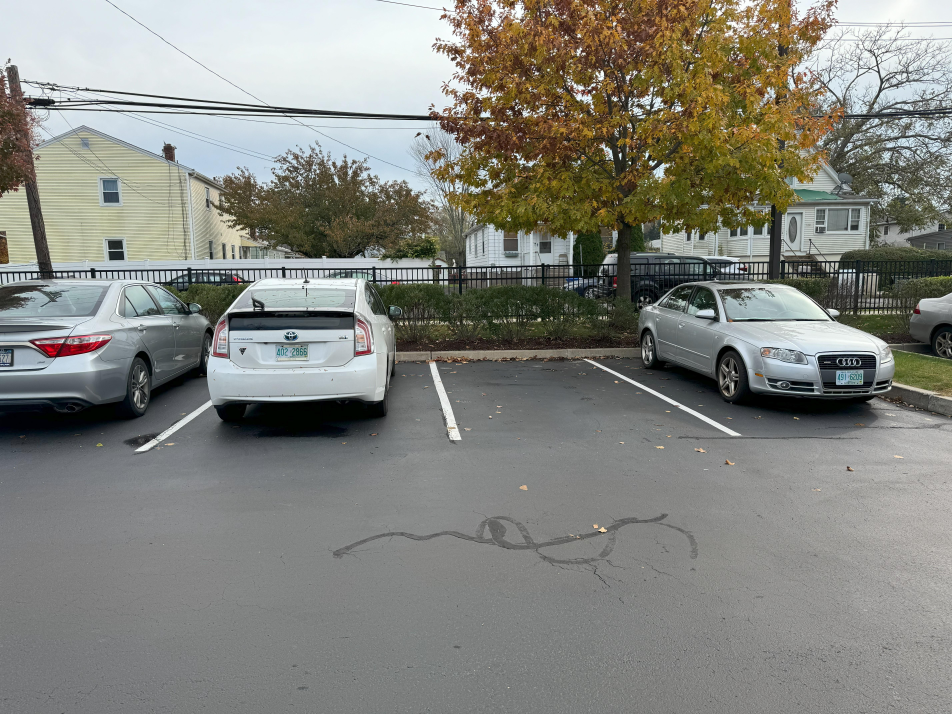
#> input picture data/pklot/pkLot-1/test/images/pk89_jpeg.rf.bc2bffb1118dd815d4dd45d3de6b2f09.jpg, 5712 x 4284 px (shown at 1/6 size)
$ python -i parking_line_detector.py   (imports and definitions only)
#> lines starting #> are read from the running program, lines starting #| are printed output that depends on the picture; after the words box and inside, x2 and y2 are one past the last pixel; in counts of white or black regions, pixels touching at a corner belong together
"""Park çizgisi (boyalı şerit) tespiti ve ızgara çıkarımı.

Çizgili otoparklarda zemindeki boyalı şeritlerden park ızgarasını çıkarır.
En iyi kuş bakışı (IPM sonrası) görüntüde çalışır: perspektif kalktığında
şeritler düz ve eksen-hizalı olur, Hough ile kolay bulunur.

Adaptif kullanım: has_lines() ile çizgi olup olmadığına bakılır.
  - Çizgi varsa → build_slots() ızgara hücrelerini döndürür (çizgi-tabanlı).
  - Çizgi yoksa (yol kenarı vb.) → çağıran mevcut geometri yöntemine düşer.

Saf OpenCV (Canny + HoughLinesP); ek bağımlılık/patent gerektirmez.
"""

from __future__ import annotations

import cv2
import numpy as np


class ParkingLineDetector:
    def __init__(self, canny_lo: int = 60, canny_hi: int = 180,
                 hough_thresh: int = 50, min_line_frac: float = 0.12,
                 max_gap: int = 25, white_thresh: int = 170,
                 cluster_tol_frac: float = 0.025, angle_tol_deg: float = 22.0,
                 use_color: bool = True, white_v_min: int = 165,
                 white_s_max: int = 70, yellow_h: tuple = (18, 38)):
        self.canny_lo = canny_lo
        self.canny_hi = canny_hi
        self.hough_thresh = hough_thresh
        self.min_line_frac = min_line_frac
        self.max_gap = max_gap
        self.white_thresh = white_thresh
        self.cluster_tol_frac = cluster_tol_frac
        self.angle_tol_deg = angle_tol_deg
        # Renk segmentasyonu: boyalı şeritler beyaz veya sarıdır.
        self.use_color = use_color
        self.white_v_min = white_v_min   # beyaz: yüksek parlaklık
        self.white_s_max = white_s_max   # beyaz: düşük doygunluk
        self.yellow_h = yellow_h         # sarı ton aralığı (HSV H)

    # ── Boyalı şerit renk maskesi ────────────────────────────────────────────
    def _color_line_mask(self, img: np.ndarray) -> np.ndarray:
        """Beyaz ve sarı boyalı şeritleri HSV'de vurgula.

        Asfalt dokusu kenar üretip Canny'yi yanıltabilir; renk maskesi gerçek
        boya işaretlerini hedefler → çizgi tespiti çok daha sağlam olur.
        """
        hsv = cv2.cvtColor(img, cv2.COLOR_BGR2HSV)
        white = cv2.inRange(hsv, (0, 0, self.white_v_min),
                            (180, self.white_s_max, 255))
        yellow = cv2.inRange(hsv, (self.yellow_h[0], 60, 80),
                             (self.yellow_h[1], 255, 255))
        return cv2.bitwise_or(white, yellow)

    # ── Kenar/çizgi maskesi ──────────────────────────────────────────────────
    def _edge_mask(self, img: np.ndarray) -> np.ndarray:
        gray = cv2.cvtColor(img, cv2.COLOR_BGR2GRAY) if img.ndim == 3 else img
        # Boyalı şeritler asfalttan açıktır: gri eşik + Canny kenarları
        _, white = cv2.threshold(gray, self.white_thresh, 255, cv2.THRESH_BINARY)
        edges = cv2.Canny(gray, self.canny_lo, self.canny_hi)
        mask = cv2.bitwise_or(white, edges)
        # Renkli giriş varsa beyaz/sarı boya maskesini de ekle
        if self.use_color and img.ndim == 3:
            mask = cv2.bitwise_or(mask, self._color_line_mask(img))
        return mask

    # ── Ham segmentler ───────────────────────────────────────────────────────
    def detect_segments(self, img: np.ndarray, mask: np.ndarray | None = None):
        """HoughLinesP ile çizgi segmentleri. Döner: [(x1,y1,x2,y2), ...]."""
        h, w = img.shape[:2]
        if mask is None:
            mask = self._edge_mask(img)
        min_len = int(self.min_line_frac * max(h, w))
        lines = cv2.HoughLinesP(mask, 1, np.pi / 180, self.hough_thresh,
                                minLineLength=min_len, maxLineGap=self.max_gap)
        if lines is None:
            return []
        return [tuple(int(v) for v in l[0]) for l in lines]

    @staticmethod
    def _angle_deg(seg) -> float:
        x1, y1, x2, y2 = seg
        return abs(np.degrees(np.arctan2(y2 - y1, x2 - x1)))

    def _split_orientation(self, segments):
        """Segmentleri dikey ve yatay olarak ayır (BEV'de slot bölücüler dikey)."""
        verticals, horizontals = [], []
        for s in segments:
            a = self._angle_deg(s)
            if abs(a - 90) <= self.angle_tol_deg:
                verticals.append(s)
            elif a <= self.angle_tol_deg or abs(a - 180) <= self.angle_tol_deg:
                horizontals.append(s)
        return verticals, horizontals

    @staticmethod
    def _cluster_positions(values, tol: float):
        """1B konumları tol içinde kümele, küme merkezlerini döndür (sıralı)."""
        if not values:
            return []
        vals = sorted(values)
        clusters = [[vals[0]]]
        for v in vals[1:]:
            if v - clusters[-1][-1] <= tol:
                clusters[-1].append(v)
            else:
                clusters.append([v])
        return [float(np.mean(c)) for c in clusters]

    @staticmethod
    def _refine_position(pos: float, profile: np.ndarray, window: float) -> float:
        """Konumu, ±window penceresindeki yoğunluk profilinin ağırlık merkezine
        snap et (alt-piksel hassasiyet). Boş pencerede konum değişmez."""
        lo = max(0, int(round(pos - window)))
        hi = min(len(profile), int(round(pos + window)) + 1)
        if hi - lo < 1:
            return pos
        seg = profile[lo:hi]
        s = float(seg.sum())
        if s <= 0:
            return pos
        idx = np.arange(lo, hi, dtype=np.float64)
        return float((idx * seg).sum() / s)

    # ── Izgara çizgileri ─────────────────────────────────────────────────────
    def grid_lines(self, img: np.ndarray, refine: bool = True):
        h, w = img.shape[:2]
        max_w = 640
        if w > max_w:
            scale = max_w / float(w)
            nh = int(h * scale)
            nw = max_w
            img_small = cv2.resize(img, (nw, nh), interpolation=cv2.INTER_LINEAR)
            xs_small, ys_small = self._grid_lines_raw(img_small, refine)
            return [x / scale for x in xs_small], [y / scale for y in ys_small]
        return self._grid_lines_raw(img, refine)

    def _grid_lines_raw(self, img: np.ndarray, refine: bool = True):
        h, w = img.shape[:2]
        tol = self.cluster_tol_frac * max(h, w)
        mask = self._edge_mask(img)
        verticals, horizontals = self._split_orientation(
            self.detect_segments(img, mask=mask))
        xs = self._cluster_positions(
            [(s[0] + s[2]) / 2 for s in verticals], tol)
        ys = self._cluster_positions(
            [(s[1] + s[3]) / 2 for s in horizontals], tol)
        if refine and (xs or ys):
            binm = (mask > 0)
            col_profile = binm.sum(axis=0).astype(np.float64)  # x ekseni
            row_profile = binm.sum(axis=1).astype(np.float64)  # y ekseni
            xs = [self._refine_position(x, col_profile, tol) for x in xs]
            ys = [self._refine_position(y, row_profile, tol) for y in ys]
        return xs, ys

    # [84 lines left out: functions has_lines, build_slots_from_positions, build_slots, filter_by_size_consistency, classify_slots, not called in this run]

>>> import cv2
>>> picture = cv2.imread('../../data/pklot/pkLot-1/test/images/pk89_jpeg.rf.bc2bffb1118dd815d4dd45d3de6b2f09.jpg')
#> picture is the input picture: shape (4284, 5712, 3); mean B, G, R 125.7, 132.1, 131.3
>>> result = ParkingLineDetector().grid_lines(picture)
#> in _edge_mask, `gray = cv2.cvtColor(img, cv2.COLOR_BGR2GRAY) if img.ndim == 3 else img`:
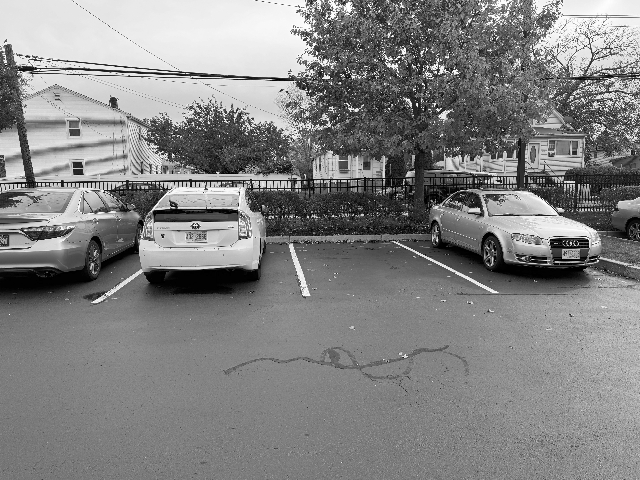
#> gray: shape (480, 640); min 0, max 255, mean 131
#> in _edge_mask, `_, white = cv2.threshold(gray, self.white_thresh, 255, cv2.THRESH_BINA..`:
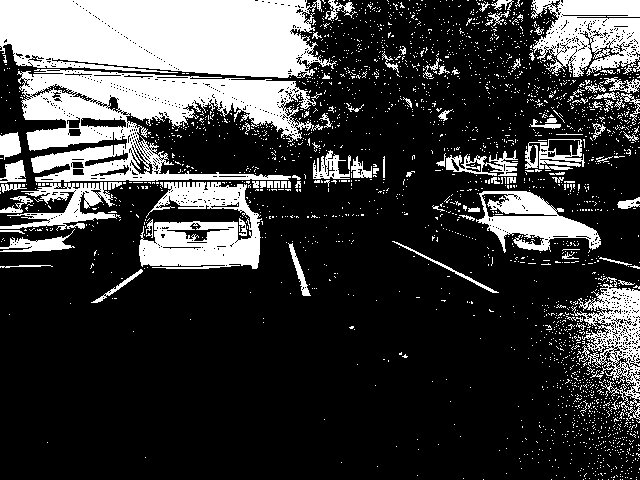
#> white: shape (480, 640); 24.1% white; 2438 white regions (2346 under 20 px), largest, box (x1, y1, x2, y2) and area: (0, 0, 337, 78) 21539, (17, 69, 323, 182) 16899, (139, 182, 262, 269) 6526
#> in _edge_mask, `edges = cv2.Canny(gray, self.canny_lo, self.canny_hi)`:
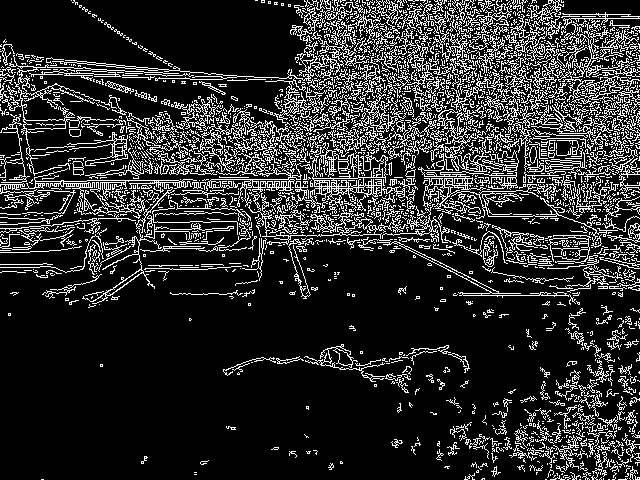
#> edges: shape (480, 640); 17.5% white in thin lines or dots
#> in _edge_mask, `mask = cv2.bitwise_or(white, edges)`: mask: shape (480, 640); 37.2% white; 1406 white regions (1168 under 20 px), largest, box (x1, y1, x2, y2) and area: (0, 0, 407, 304) 59991, (476, 0, 640, 173) 12743, (382, 109, 640, 270) 8477
#> in _color_line_mask, `hsv = cv2.cvtColor(img, cv2.COLOR_BGR2HSV)`: hsv: shape (480, 640, 3); mean H, S, V 61, 41.3, 136.3
#> in _color_line_mask, `white = cv2.inRange(hsv, (0, 0, self.white_v_min), (180, self.white_s_..`:
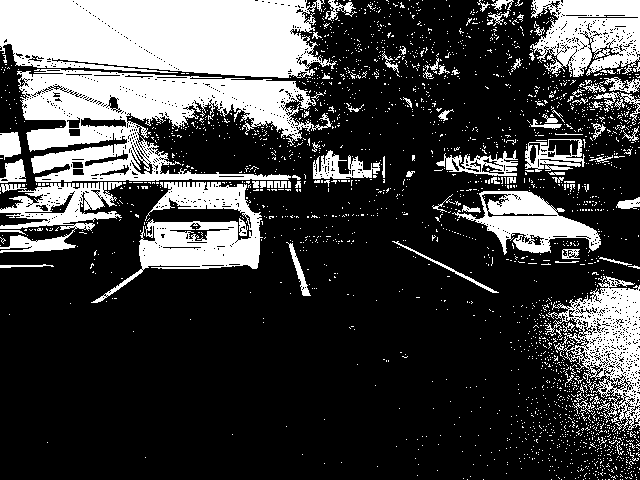
#> white: shape (480, 640); 26% white; 2387 white regions (2299 under 20 px), largest, box (x1, y1, x2, y2) and area: (0, 0, 337, 78) 21608, (17, 69, 332, 182) 17735, (91, 182, 263, 303) 7084
#> in _color_line_mask, `yellow = cv2.inRange(hsv, (self.yellow_h[0], 60, 80), (self.yellow_h[1..`:
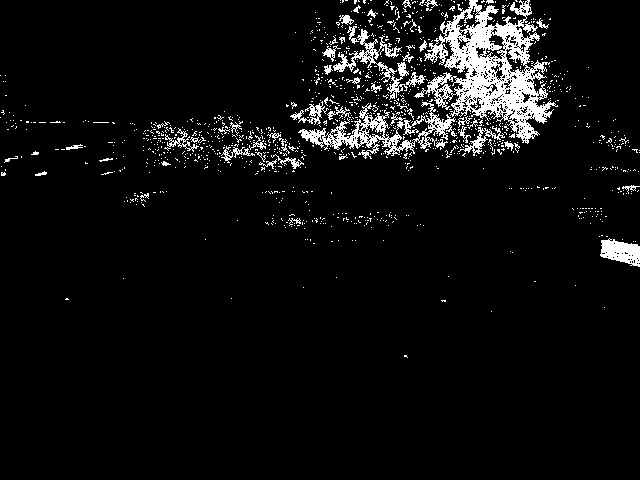
#> yellow: shape (480, 640); 5.9% white; 1136 white regions (1081 under 20 px), largest, box (x1, y1, x2, y2) and area: (414, 0, 558, 144) 7934, (298, 102, 457, 159) 2467, (333, 29, 409, 100) 1078
#> in _color_line_mask, `return cv2.bitwise_or(white, yellow)`:
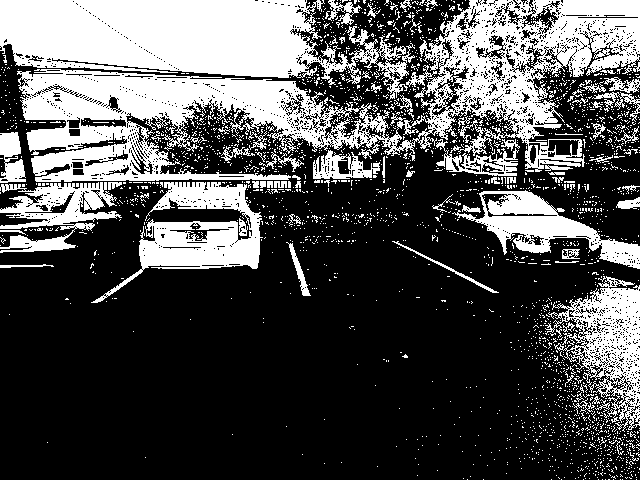
#> returned value: shape (480, 640); 31.9% white; 2482 white regions (2399 under 20 px), largest, box (x1, y1, x2, y2) and area: (17, 0, 640, 182) 38233, (0, 0, 415, 100) 23479, (91, 182, 263, 303) 7086
#> in _edge_mask, `mask = cv2.bitwise_or(mask, self._color_line_mask(img))`:
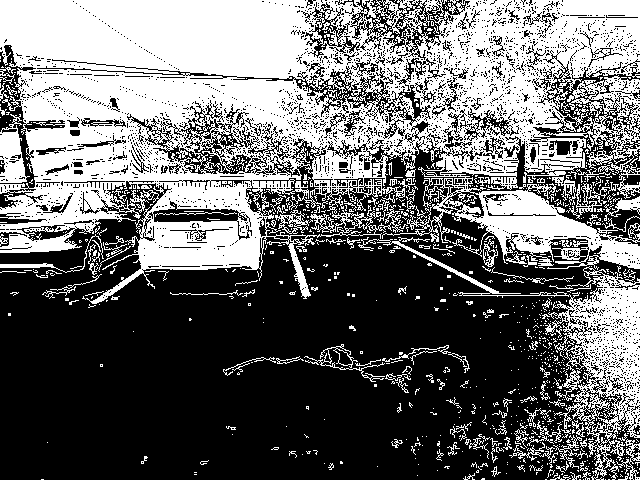
#> mask: shape (480, 640); 42.5% white; 961 white regions (825 under 20 px), largest, box (x1, y1, x2, y2) and area: (0, 0, 640, 304) 108761, (358, 237, 640, 480) 9214, (0, 114, 30, 183) 1117
#> in detect_segments, `lines = cv2.HoughLinesP(mask, 1, np.pi / 180, self.hough_thresh, minLi..`: lines = 496 rows, first 6: [0, 87, 639, 42], [0, 51, 639, 6], [0, 105, 639, 60], [3, 78, 639, 11], [0, 84, 639, 28], [6, 0, 639, 295]
#> in _split_orientation, `verticals, horizontals = [], []`: verticals = []
#> the loop in _split_orientation, `for s in segments:` made 496 passes
#> (x1 in _angle_deg, y1 in _angle_deg, x2 in _angle_deg, y2 in _angle_deg, a) on passes 1 to 3: (0, 87, 639, 42, 4.03), (0, 51, 639, 6, 4.03), (0, 105, 639, 60, 4.03)
#> after the loop in _split_orientation, `for s in segments:`: horizontals = 479 items, first 6: (0, 87, 639, 42), (0, 51, 639, 6), (0, 105, 639, 60), (3, 78, 639, 11), (0, 84, 639, 28), (0, 177, 639, 53); verticals = [(563, 479, 639, 230), (612, 479, 639, 225), (622, 209, 639, 102), (630, 479, 639, 205), (636, 479, 639, 288), (596, 479, 639, 168), (578, 477, 638, 168), (563, 477, 639, 119), (635, 479, 639, 233), (550, 479, 636, 230)]
#> in _cluster_positions, `vals = sorted(values)`: vals = [593, 601, 601, 608, 617.5, 625.5, 630.5, 634.5, 637, 637.5]
#> in _cluster_positions, `clusters = [[vals[0]]]`: clusters = [[593]]
#> the loop in _cluster_positions, `for v in vals[1:]:` made 9 passes
#> v on passes 1 to 9: 601, 601, 608, 617.5, 625.5, 630.5, 634.5, 637, 637.5
#> after the loop in _cluster_positions, `for v in vals[1:]:`: clusters = [[593, 601, 601, 608, 617.5, 625.5, 630.5, 634.5, 637, 637.5]]
#> in _grid_lines_raw, `xs = self._cluster_positions( [(s[0] + s[2]) / 2 for s in verticals], ..`: xs = [618.5]
#> the loop in _cluster_positions (call 2), `for v in vals[1:]:` made 478 passes
#> v on passes 8, 10, 11: 7.5, 8.5, 10.5
#> in _grid_lines_raw, `ys = self._cluster_positions( [(s[1] + s[3]) / 2 for s in horizontals]..`: ys = [216.9]
#> in _grid_lines_raw, `col_profile = binm.sum(axis=0).astype(np.float64)`: col_profile = 640 values, max 341 at index 630, min 104 at index 419, mean 203.8
#> in _grid_lines_raw, `row_profile = binm.sum(axis=1).astype(np.float64)`: row_profile = 480 values, max 568 at index 57, min 34 at index 471, mean 271.8
#> in _refine_position, `hi = min(len(profile), int(round(pos + window)) + 1)`: hi = 636
#> in _refine_position, `seg = profile[lo:hi]`: seg = 33 values, max 341 at index 27, min 280 at index 0, mean 306.9
#> in _refine_position, `s = float(seg.sum())`: s = 10128
#> in _grid_lines_raw, `xs = [self._refine_position(x, col_profile, tol) for x in xs]`: xs = [619.4]
#> in _grid_lines_raw, `ys = [self._refine_position(y, row_profile, tol) for y in ys]`: ys = [216.8]
#> in grid_lines, `xs_small, ys_small = self._grid_lines_raw(img_small, refine)`: xs_small = [619.4]; ys_small = [216.8]
#> result = ([5528], [1934.9])

$ run again, on data/pklot/pkLot-1/test/images/pk93_jpeg.rf.e538826c5cb1f4ff990c4bbb77d8bd00.jpg
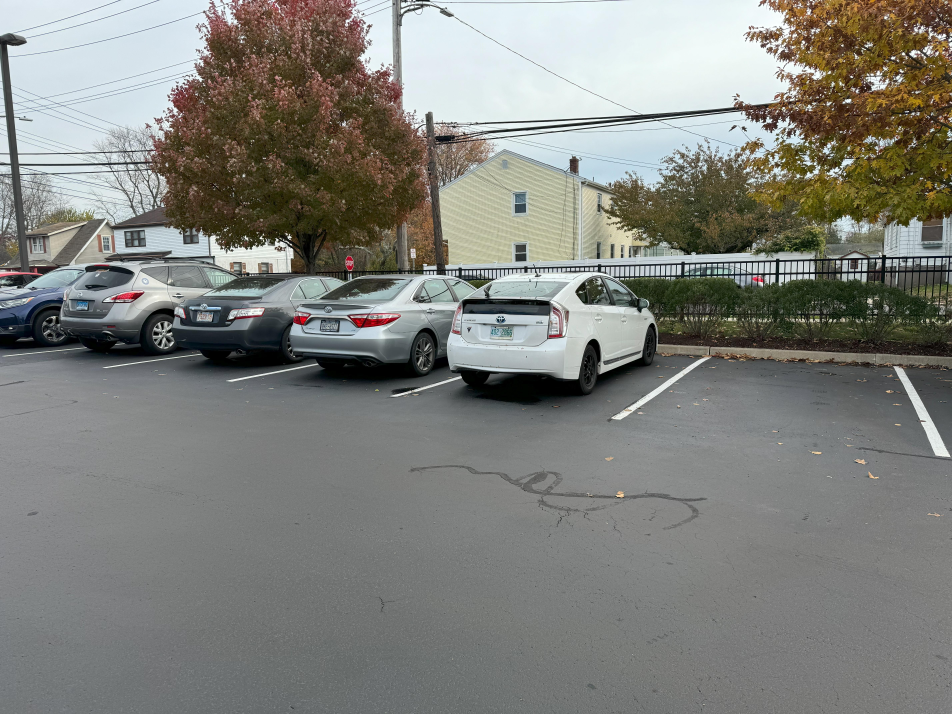
#> input picture data/pklot/pkLot-1/test/images/pk93_jpeg.rf.e538826c5cb1f4ff990c4bbb77d8bd00.jpg, 5712 x 4284 px (shown at 1/6 size)
#> picture is the input picture: shape (4284, 5712, 3); mean B, G, R 123.6, 128.7, 127.8
#> in _edge_mask, `_, white = cv2.threshold(gray, self.white_thresh, 255, cv2.THRESH_BINA..`:
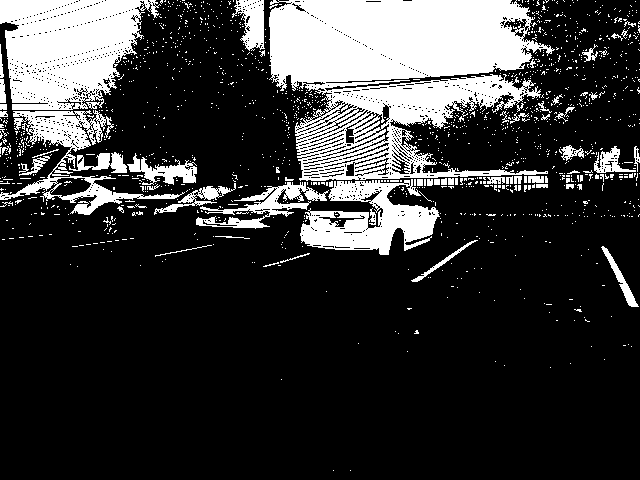
#> white: shape (480, 640); 21.4% white; 1407 white regions (1346 under 20 px), largest, box (x1, y1, x2, y2) and area: (269, 0, 555, 181) 31489, (0, 0, 161, 110) 12360, (300, 179, 440, 255) 5613
#> edges: shape (480, 640); 15% white in thin lines or dots
#> hsv: shape (480, 640, 3); mean H, S, V 64.7, 38.9, 132.9
#> yellow: shape (480, 640); 3.5% white in thin lines or dots, all inside (x1, y1, x2, y2) = (1, 0, 640, 334)
#> in _edge_mask, `mask = cv2.bitwise_or(mask, self._color_line_mask(img))`:
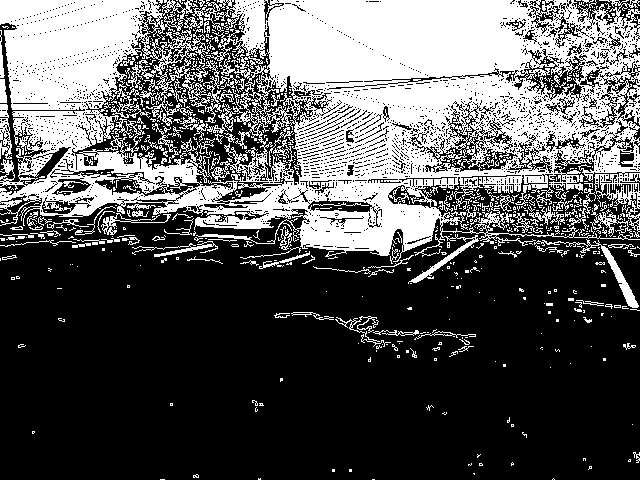
#> mask: shape (480, 640); 35% white; 708 white regions (595 under 20 px), largest, box (x1, y1, x2, y2) and area: (0, 0, 640, 284) 96650, (534, 239, 639, 308) 695, (0, 104, 12, 159) 375
#> lines = 319 rows, first 6: [0, 12, 639, 57], [0, 72, 639, 72], [0, 52, 639, 63], [0, 191, 639, 112], [0, 15, 639, 60], [0, 10, 639, 44]
#> in _split_orientation, `verticals, horizontals = [], []`: verticals = []
#> the loop in _split_orientation, `for s in segments:` made 319 passes
#> (x1 in _angle_deg, y1 in _angle_deg, x2 in _angle_deg, y2 in _angle_deg, a) on passes 1 to 3: (0, 12, 639, 57, 4.03), (0, 72, 639, 72, 0), (0, 52, 639, 63, 0.986)
#> after the loop in _split_orientation, `for s in segments:`: horizontals = 310 items, first 6: (0, 12, 639, 57), (0, 72, 639, 72), (0, 52, 639, 63), (0, 191, 639, 112), (0, 15, 639, 60), (0, 10, 639, 44)
#> in _grid_lines_raw, `verticals, horizontals = self._split_orientation( self.detect_segments..`: verticals = []
#> the loop in _cluster_positions (call 2), `for v in vals[1:]:` made 309 passes
#> v on passes 1, 2, 5: 1.5, 2.5, 7
#> in _grid_lines_raw, `ys = self._cluster_positions( [(s[1] + s[3]) / 2 for s in horizontals]..`: ys = [132.9, 328.1]
#> col_profile = 640 values, max 249 at index 382, min 87 at index 150, mean 168.1
#> row_profile = 480 values, max 563 at index 0, min 0 at index 362, mean 224.1
#> hi = 150
#> seg = 33 values, max 429 at index 2, min 332 at index 28, mean 389
#> in _refine_position, `s = float(seg.sum())`: s = 12838
#> in _grid_lines_raw, `ys = [self._refine_position(y, row_profile, tol) for y in ys]`: ys = [132.3, 327.5]
#> xs_small = []; ys_small = [132.3, 327.5]
#> result = ([], [1181.2, 2922.6])
